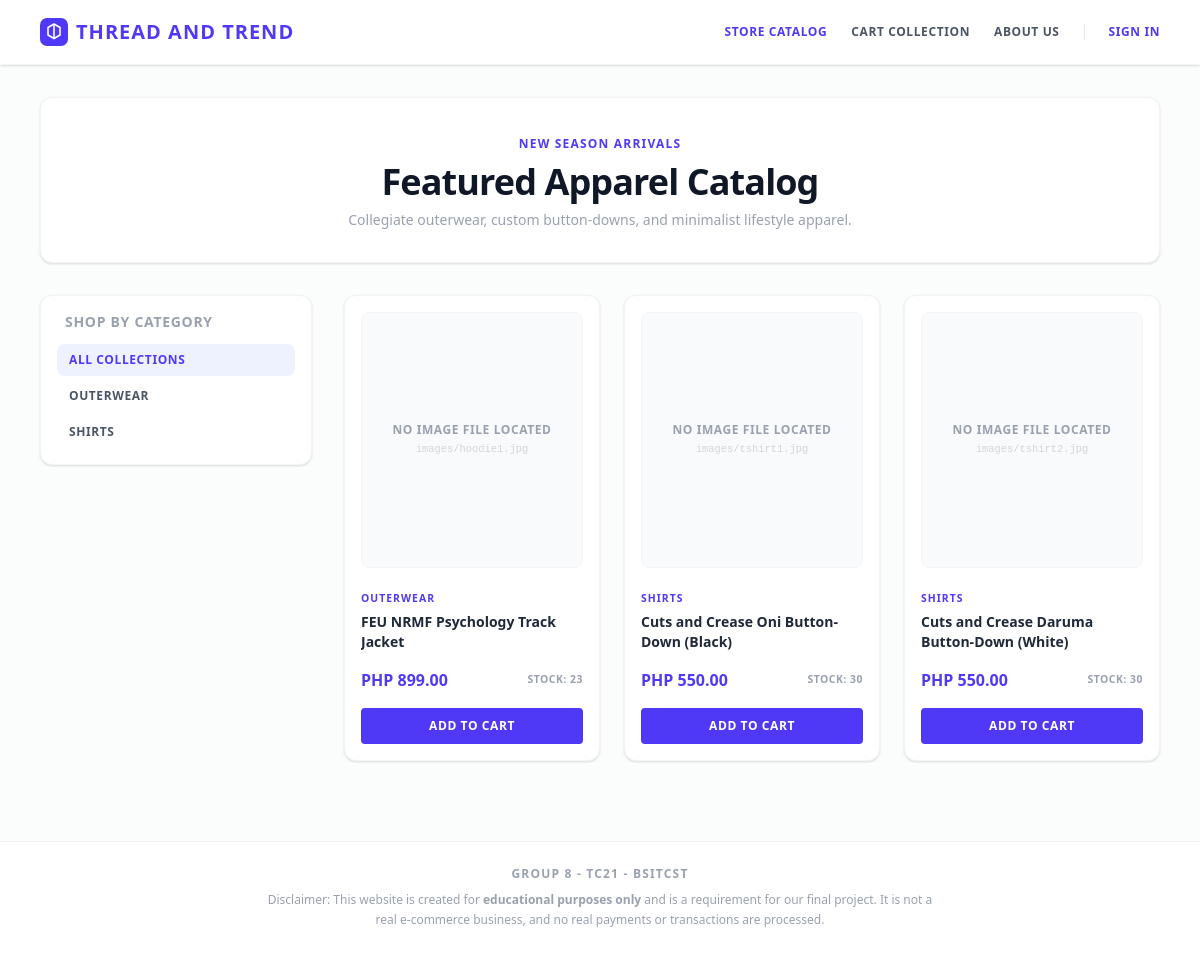
The page / on the database its author committed.
### tables this page shows
CREATE TABLE `products` (
  `id` int(11) NOT NULL,
  `name` varchar(255) NOT NULL,
  `category` varchar(100) NOT NULL,
  `price` decimal(10,2) NOT NULL,
  `stock` int(11) NOT NULL,
  `image` varchar(255) DEFAULT NULL,
  `created_at` timestamp NOT NULL DEFAULT current_timestamp()
);

### index.php (the view, shortened to what this page needs)
<?php
include 'header.php';
$cat_query = mysqli_query($conn, "SELECT DISTINCT category FROM products");
$category_filter = isset($_GET['category']) ? mysqli_real_escape_string($conn, $_GET['category']) : '';$where_clause = $category_filter ? "WHERE category = '$category_filter'" : '';
$products_query = mysqli_query($conn, "SELECT * FROM products $where_clause");
?>
<div class="bg-white border border-gray-100 rounded-xl shadow-sm p-8 mb-8 text-center">
    <span class="text-indigo-600 font-bold tracking-widest text-xs uppercase">New Season Arrivals</span>
    <h1 class="text-3xl sm:text-4xl font-black text-gray-900 tracking-tight mt-2">Featured Apparel Catalog</h1>
    <p class="text-gray-400 text-sm mt-2 max-w-lg mx-auto">Collegiate outerwear, custom button-downs, and minimalist lifestyle apparel.</p>
</div>
<div class="flex flex-col md:flex-row gap-8">
    <div class="w-full md:w-1/4">
        <div class="bg-white border border-gray-100 rounded-xl shadow-sm p-4 md:sticky md:top-20">
            <h3 class="font-bold text-sm tracking-wider uppercase text-gray-400 mb-3 px-2">Shop By Category</h3>
            <ul class="space-y-1">
                <li>
                    <a href="index.php" class="block px-3 py-2 text-xs font-bold tracking-wider uppercase rounded-lg transition <?= !$category_filter ? 'text-indigo-600 bg-indigo-50' : 'text-gray-600 hover:bg-gray-50' ?>">
                        All Collections
                    </a>
                </li>
                <?php while($cat = mysqli_fetch_assoc($cat_query)): ?>
                    <li>
                        <a href="index.php?category=<?= urlencode($cat['category']) ?>" class="block px-3 py-2 text-xs font-bold tracking-wider uppercase rounded-lg transition <?= $category_filter ===$cat['category'] ? 'text-indigo-600 bg-indigo-50' : 'text-gray-600 hover:bg-gray-50' ?>">
                            <?= htmlspecialchars($cat['category']) ?>
                        </a>
                    </li>
                <?php endwhile; ?>
            </ul>
        </div>
    </div>
    <div class="w-full md:w-3/4">
        <?php if (mysqli_num_rows($products_query) == 0): ?>
            <div class="text-center py-16 bg-white border border-gray-100 rounded-xl shadow-sm">
                <svg class="mx-auto mb-4 text-gray-300" width="44" height="44" viewBox="0 0 24 24" fill="none" stroke="currentColor" stroke-width="1.5">
                    <rect x="4" y="7" width="16" height="13" rx="2" stroke-linecap="round" stroke-linejoin="round"/>
                    <path d="M9 7V5a3 3 0 0 1 6 0v2" stroke-linecap="round"/>
                </svg>
                <h3 class="text-lg font-bold text-gray-700">No products found in this category</h3>
                <a href="index.php" class="inline-block mt-4 text-xs text-indigo-600 font-bold hover:underline">View All Collections</a>
            </div>
        <?php else: ?>
        <div class="grid grid-cols-1 sm:grid-cols-2 lg:grid-cols-3 gap-6">
            <?php while($product = mysqli_fetch_assoc($products_query)): ?>
                <div class="bg-white border border-gray-100 rounded-xl overflow-hidden shadow-sm hover:shadow-md transition p-4 flex flex-col justify-between">
                    <div>
                        <div class="h-64 bg-gray-50 border border-gray-100 rounded-lg overflow-hidden flex items-center justify-center p-2 relative">
                            <?php if (!empty($product['image']) && file_exists($product['image'])): ?>
                                <img src="<?= htmlspecialchars($product['image']) ?>" alt="<?= htmlspecialchars($product['name']) ?>" class="h-full w-full object-contain mix-blend-multiply">
                            <?php else: ?>
                                <div class="text-center p-4">
                                    <div class="text-gray-400 font-bold text-xs uppercase tracking-wider mb-1">No Image File Located</div>
                                    <span class="text-gray-300 text-xxs font-mono block break-all"><?= htmlspecialchars($product['image']) ?></span>
                                </div>
                            <?php endif; ?>
                        </div>
                        <div class="mt-4">
                            <span class="text-xxs font-bold uppercase tracking-widest text-indigo-600"><?= htmlspecialchars($product['category']) ?></span>
                            <h4 class="font-bold text-gray-800 text-sm mt-1 h-10 overflow-hidden line-clamp-2"><?= htmlspecialchars($product['name']) ?></h4>
                        </div>
                    </div>
                    <div>
                        <div class="flex items-center justify-between mt-4">
                            <span class="text-indigo-600 font-black text-base">PHP <?= number_format($product['price'], 2) ?></span>
                            <span class="text-xxs text-gray-400 uppercase font-bold tracking-wider">Stock: <?= htmlspecialchars($product['stock']) ?></span>
                        </div>
                        <form action="cart.php" method="POST" class="mt-4">
                            <?php if ($product['stock'] > 0): ?>
                                <button type="submit" name="add_to_cart" class="w-full bg-indigo-600 text-white text-xs py-2.5 rounded hover:bg-indigo-700 transition font-bold uppercase tracking-wider">
                                    Add To Cart
                                </button>
                            <?php else: ?>
                                <button type="button" disabled class="w-full bg-gray-100 text-gray-400 text-xs py-2.5 rounded font-bold uppercase tracking-wider cursor-not-allowed">
                                    Out Of Stock
                                </button>
                            <?php endif; ?>
                        </form>
                    </div>
                </div>
            <?php endwhile; ?>
        </div>
        <?php endif; ?>
    </div>
</div>
<?php include 'footer.php'; ?>

### header.php (style rules this page uses)
.text-xxs { font-size: 0.65rem; }

### rows shown on the page
products: image "images/hoodie1.jpg", category "OUTERWEAR", name "FEU NRMF Psychology Track Jacket", price "899.00", stock "23", shows "ADD TO CART"
products: image "images/tshirt1.jpg", category "SHIRTS", name "Cuts and Crease Oni Button-Down (Black)", price "550.00", stock "30", shows "ADD TO CART"
products: image "images/tshirt2.jpg", category "SHIRTS", name "Cuts and Crease Daruma Button-Down (White)", price "550.00", stock "30", shows "ADD TO CART"

### other values the page prints
$cat['category'] "OUTERWEAR"
$cat['category'] "SHIRTS"
